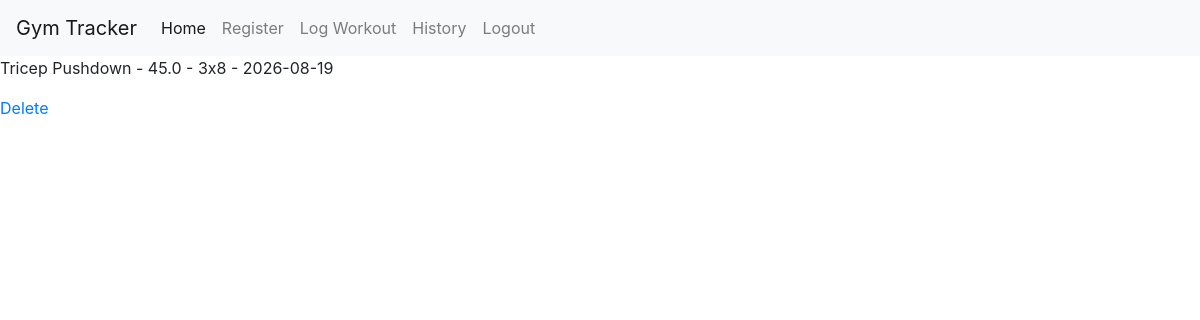
Page /history (signed in) on the earlier database version.
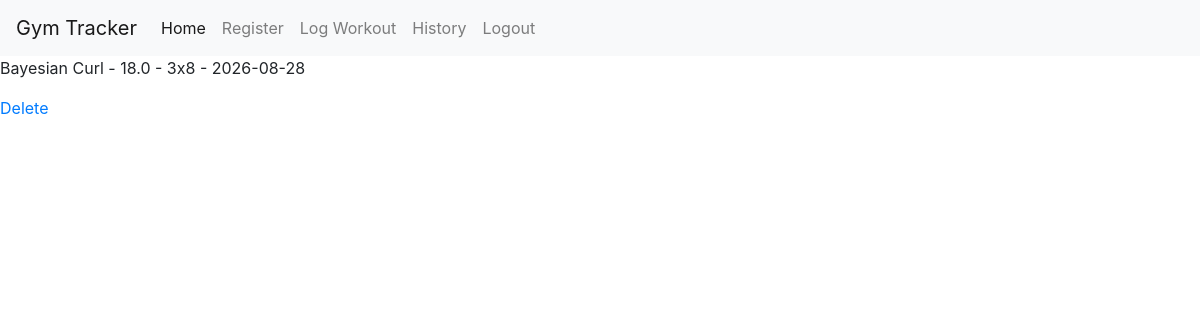
Same page on the later database version.
### app/models.py (models this page shows, shortened)
class Workout(db.Model):
      id = db.Column(db.Integer, primary_key=True)
      user_id = db.Column(db.Integer, db.ForeignKey("users.id"))
      exercise_name = db.Column(db.String(100))
      weight = db.Column(db.Float)
      sets = db.Column(db.Integer)
      reps = db.Column(db.Integer)
      date = db.Column(db.Date)

### app/__init__.py (the view)
    @app.route("/history")
    @login_required
    def history():
        workouts = Workout.query.filter_by(user_id=current_user.id).all()
        return render_template("history.html", workouts=workouts)

### app/templates/history.html (shortened to what this page needs)
{% extends "base.html" %}
{% block content %}
{% for workout in workouts %}
    <p>{{workout.exercise_name}} - {{workout.weight}} - {{workout.sets}}x{{workout.reps}} - {{workout.date}}</p>
    <a href="{{ url_for('delete_workout', workout_id=workout.id) }}">Delete</a>
{% endfor %}
{% endblock %}

### app/templates/base.html (shortened to what this page needs)
<!DOCTYPE html>
<html>
    <head>
        <link rel="stylesheet" href="https://cdn.jsdelivr.net/npm/bootstrap@4.3.1/dist/css/bootstrap.min.css">
    </head>
    <body>
        <nav class="navbar navbar-expand-lg navbar-light bg-light">
        <a class="navbar-brand" href="#">Gym Tracker</a>
        <div class="collapse navbar-collapse" id="navbarNav">
            <ul class="navbar-nav">
            <li class="nav-item active">
                <a class="nav-link" href="{{ url_for('homepage') }}">Home <span class="sr-only">(current)</span></a>
            </li>
            <li class="nav-item">
                <a class="nav-link" href="{{ url_for('register') }}">Register</a>
            </li>
            <li class="nav-item">
                <a class="nav-link" href="{{ url_for('log_workout') }}">Log Workout</a>
            </li>
            <li class="nav-item">
                <a class="nav-link" href="{{ url_for('history') }}">History</a>
            </li>
            <li class="nav-item">
                {% if current_user.is_authenticated %}
                    <a class="nav-link" href="{{ url_for('logout') }}">Logout</a>
                {% else %}
                    <a class="nav-link" href="{{ url_for('login') }}">Login</a>
                {% endif %}
            </li>
            </ul>
        </div>
        </nav>
        {% block content %}
        {% endblock %}
    </body>
</html>

Differences in the rows shown:
removed Workout: exercise_name "Tricep Pushdown", weight "45.0", sets "3", reps "8", date "2026-08-19"
added Workout: exercise_name "Bayesian Curl", weight "18.0", sets "3", reps "8", date "2026-08-28"
